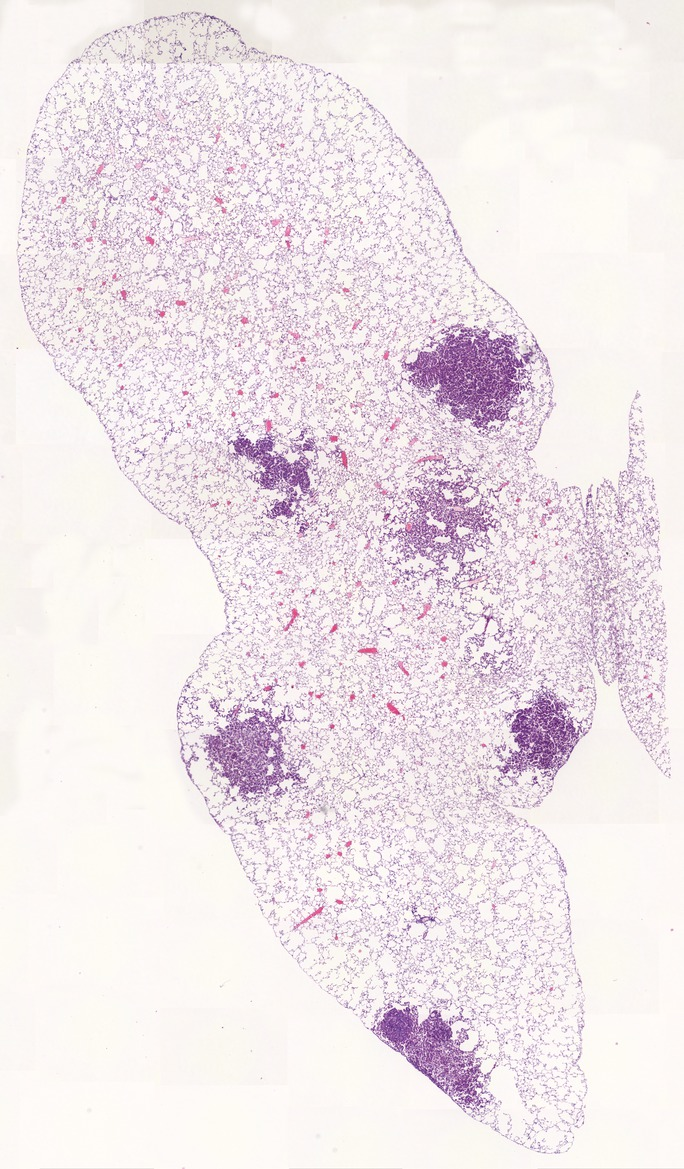
%> input picture example_images/lung-lobes_1/scale-10pc/29-039-U-35W-Izd1-1-HE.jpg, 684 x 1169 px
$ octave --eval "result = make_masks_for_solap(imread('../example_images/lung-lobes_1/scale-10pc/29-039-U-35W-Izd1-1-HE.jpg'));"   (GNU Octave 9; MATLAB toolbox functions it lacks are replaced by stand-ins)
%> lines starting %> are read from the running program, lines starting %| are printed output that depends on the picture; in (x1, y1, x2, y2) boxes, pixels count from 0 and x2, y2 are one past the last pixel; in counts of white or black regions, pixels touching at a corner belong together; the program's own positions count from 1
function [afclose] = make_masks_for_solap(im1)
hsvImage = rgb2hsv(im1); %get the hue saturation and value subimages
%> hsvImage: size 1169x684x3 double; mean H, S, V 0.427, 0.0541, 0.939
    vImage = hsvImage(:,:,3);
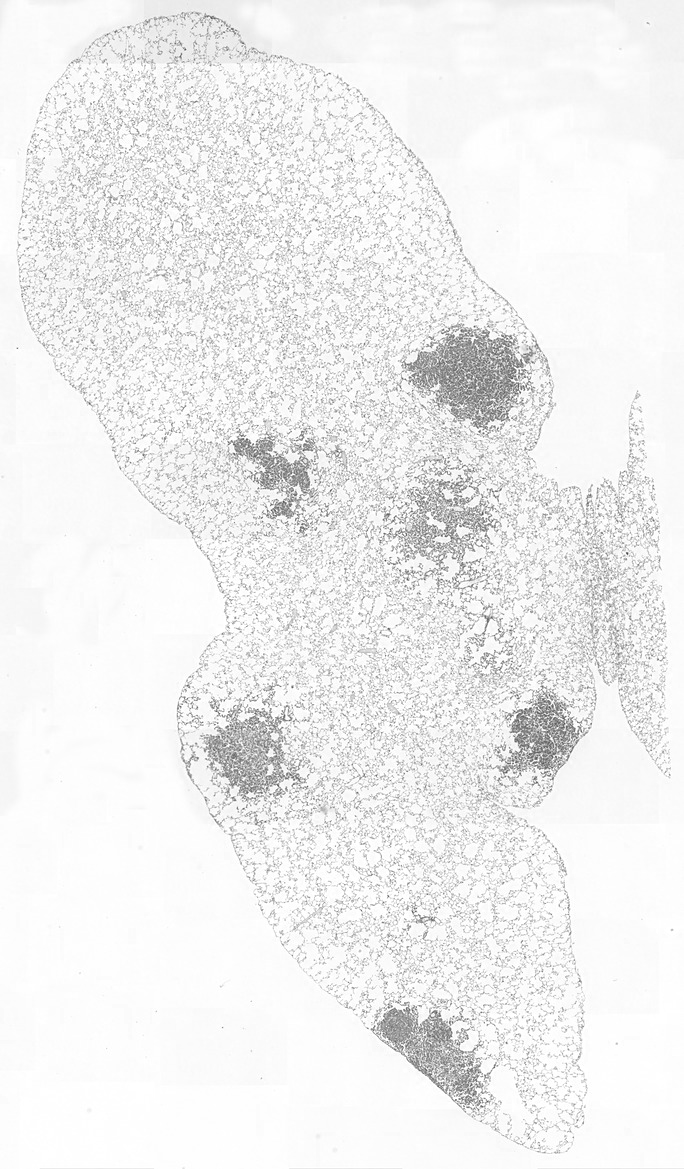
%> vImage: size 1169x684 double; min 0.267, max 1, mean 0.939

    thresh = multithresh(vImage,12); %find the optimal treshold from the value image
%> thresh = [0.505 0.592 0.658 0.712 0.764 0.807 0.85 0.894 0.928 0.96 0.98 0.991]
    seg_I = vImage<0.90;
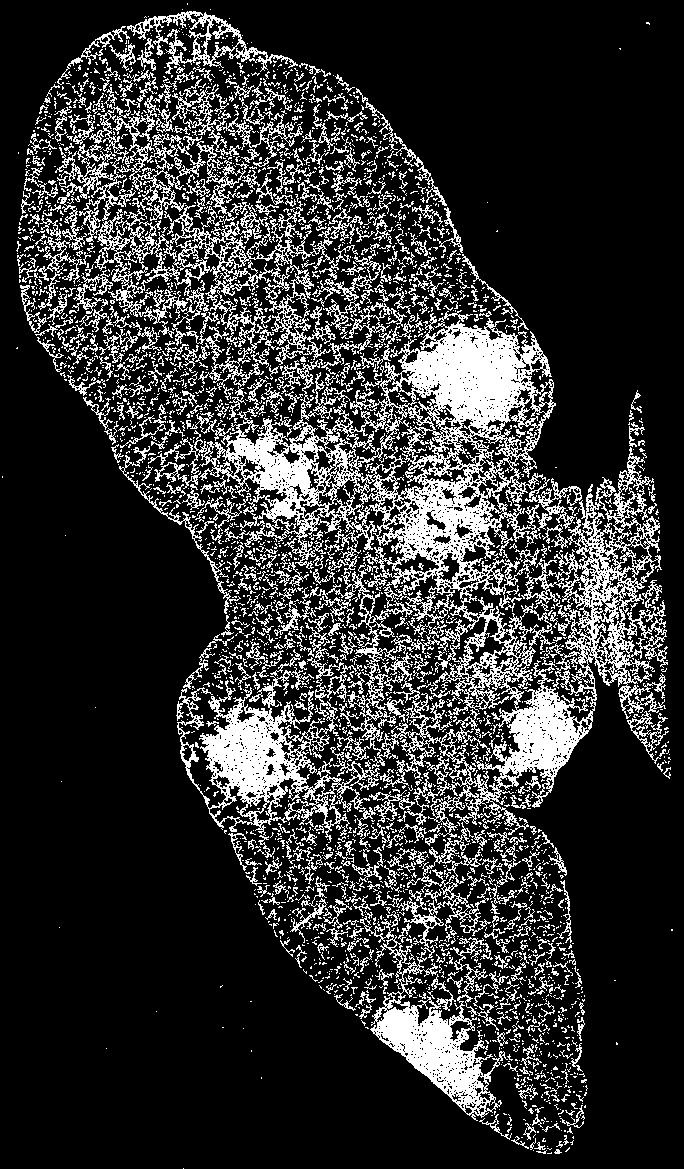
%> seg_I: size 1169x684 logical; 19.7% white in thin lines or dots
    mask1=seg_I==1;


    B = imgaussfilt(double(mask1),3);
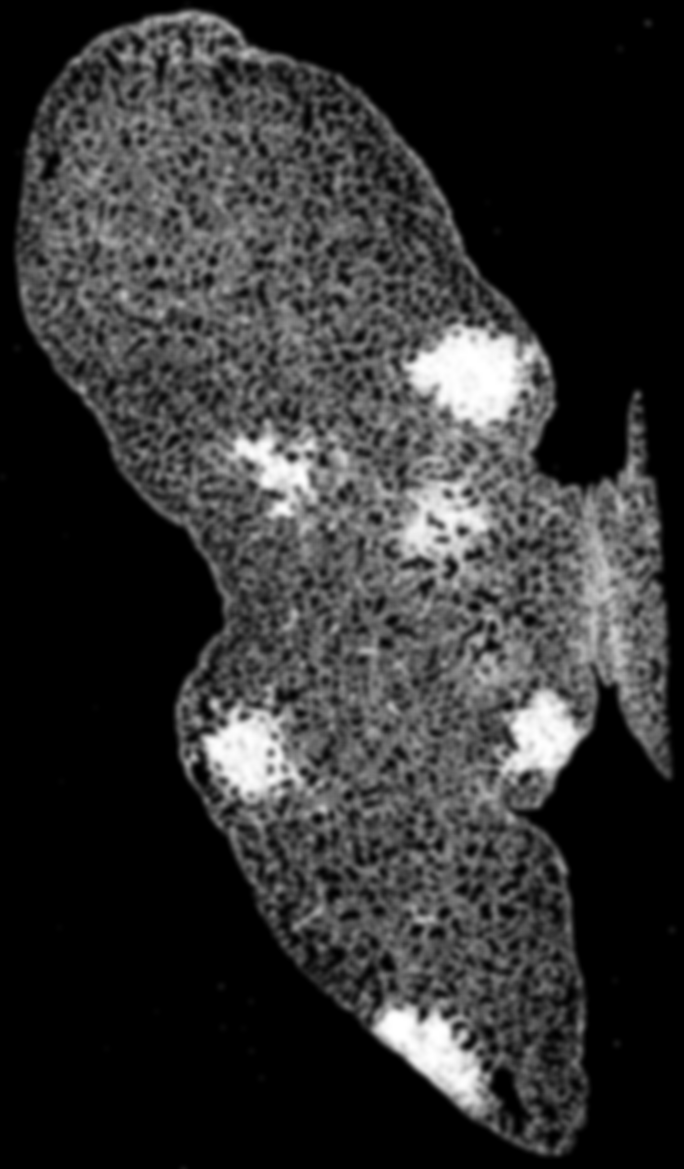
%> B: size 1169x684 double; min 0, max 1, mean 0.197
    aa=logical(B);
%> aa: size 1169x684 logical; 55.4% white; 6 black regions (4 under 20 px), largest, box (x1, y1, x2, y2) and area: (0, 0, 684, 1169) 356332, (497, 1073, 518, 1113) 282
    se=strel('disk',10);
    afopening=imopen(aa,se);
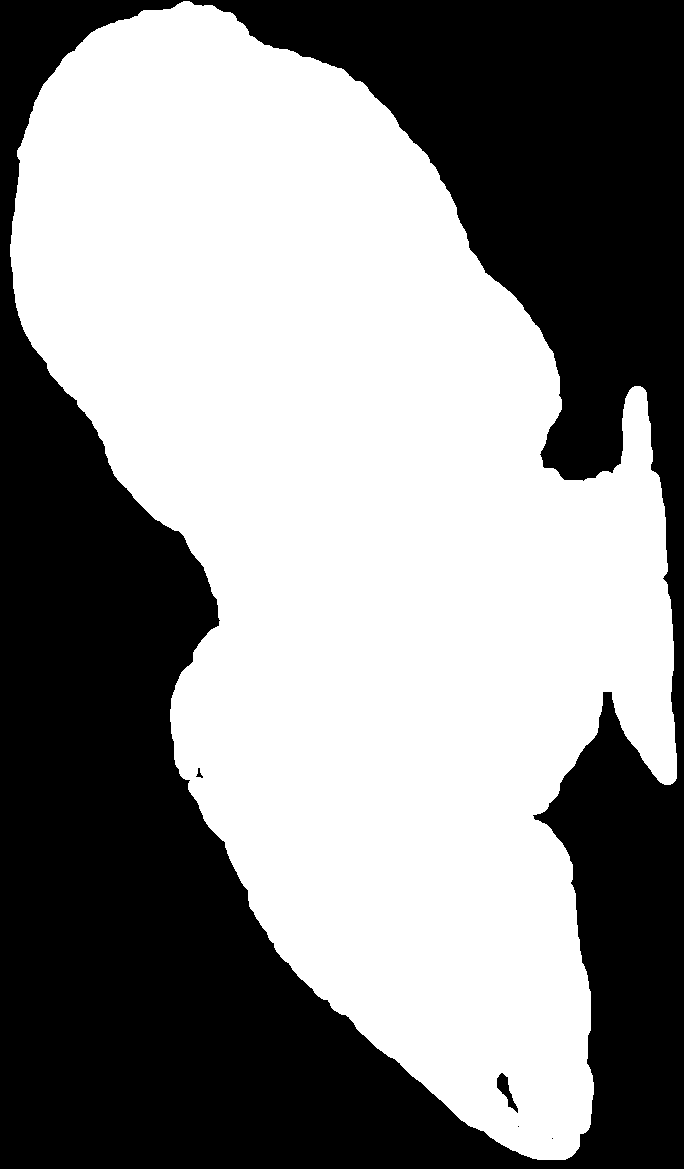
%> afopening: size 1169x684 logical; 54.8% white; 5 black regions (2 under 20 px), largest, box (x1, y1, x2, y2) and area: (0, 0, 684, 1169) 361154, (497, 1073, 518, 1113) 305, (196, 768, 203, 778) 31
    maskend=afopening.*mask1;
%> maskend: size 1169x684 double; values 0 (black) and 1 (white), 19.7% white in thin lines or dots
    se2=strel('disk',2);
    afclose=imclose(maskend,se2);
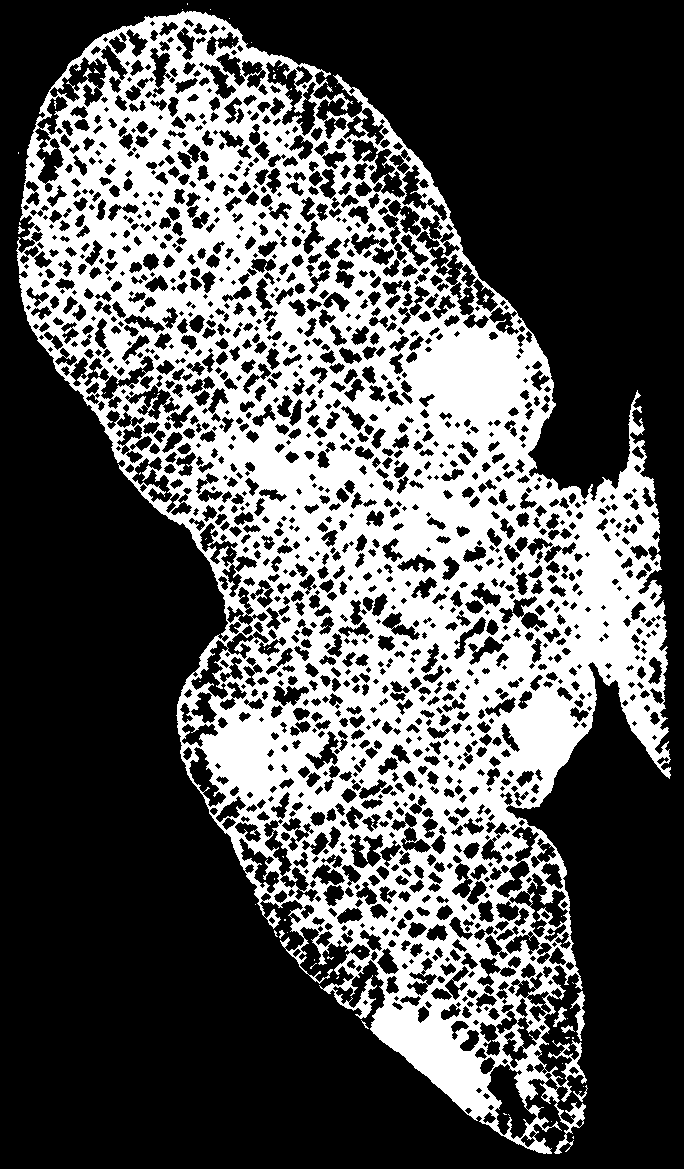
%> afclose: size 1169x684 double; values 0 (black) and 1 (white), 33.7% white; 75 white regions (67 under 20 px), largest, box (x1, y1, x2, y2) and area: (16, 11, 671, 1154) 268704, (570, 991, 585, 1041) 277, (553, 1007, 567, 1027) 106

end
